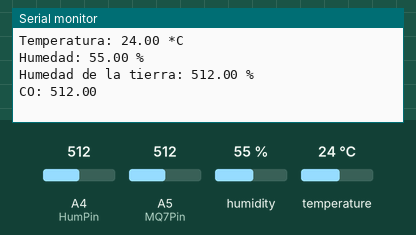
This sketch was run on a simulated Arduino Uno, built with avr-gcc and run on an emulated ATmega328P. Shown: the last lines printed to the serial monitor. The inputs (shaded band) are chosen by the test bench; at power-on: A4 (HumPin) = 512, A5 (MQ7Pin) = 512, humidity 55 %, temperature 24 °C.

Above: at 7.8 s.
7.9 s: A4 (HumPin) set to 107
At 8.9 s:
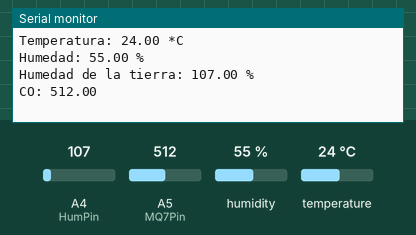
14.4 s: A4 (HumPin) set to 89
At 17.3 s:
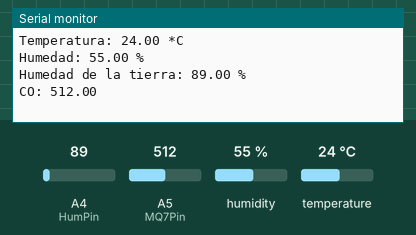
Timing chart, 0 to 18.8 s (numbered marks = the images above; inputs shaded):
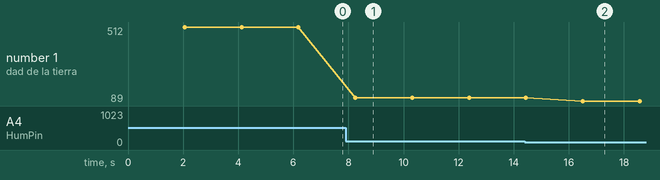

The sketch:

ArduinoUno.ino
```cpp
#include <SoftwareSerial.h>
#include "DHT.h"

//definir uso de pines digitales
#define DHTPin 13     //Pin dth
#define RelePin 12    //Pin rele

//pines de comunicacion
#define rxPin 2
#define txPin 3 //salida

//definir uso de sensores analogicos
int MQ7Pin = A5; //Sensor MQ7
int HumPin = A4; //Sensor humedad tierra


#define DHTTYPE DHT22   // Sensor DHT22

DHT dht(DHTPin, DHTTYPE);
//Declarar variables
float h,t, c, e;

//
SoftwareSerial Trans(rxPin, txPin);               //Pines para Rx y Tx.

void setup()
{
  pinMode (txPin , OUTPUT);
  Serial.begin(9600);
  Trans.begin(9600);                            //Velocidad de envío para la transmisión al NodeMCU.
  dht.begin();
}

void loop()
{

    delay(2000);
    h = dht.readHumidity();                      //Leemos humedad y temperatura respectivamente.
    t = dht.readTemperature();
    c = analogRead(A5);    //leer CO
    e = analogRead(A4);    //Leer humedad de tierra

    //Revisar sensor humedad y temperatura DHT22 revisa  que no este vacio e imprime datos
    if (isnan(h) || isnan(t))
    {
      Serial.println("Failed to read from DHT sensor!");
    }else
    {
      Serial.println("Uno");
      Serial.print("Temperatura: ");
      Serial.print(t);
      Serial.println(" *C ");
      Serial.print("Humedad: ");
      Serial.print(h);
      Serial.println(" %");
    }

    //Revisa sensor de humedad de la tierra revisa  que no este vacio e imprime datos
    if (isnan(e))
    {
      Serial.println("Failed to read from Earth sensor!");
    }
    else
    {
      Serial.print("Humedad de la tierra: ");
      Serial.print(e);
      Serial.println(" %");
    }

    //Revisa sensor MQ7 encargador de analizar CO revisa  que no este vacio e imprime datos
    if (isnan(c))
    {
      Serial.println("Failed to read from MQ7 sensor!");
    }
    else
    {
      Serial.print("CO: ");
      Serial.println(c);
    }

    Serial.print(" \n");

    //transfiere los datos con un char identificador
    Trans.println('T'+ String(t)+'H'+ String(h) + 'C' + String(c) + 'E' + String(e)); //enviar datos en una cadena
}
```

Measured:
- after the input at 7.9 s, the serial monitor: prints a new line after 0.35 s (image 1)
- after the input at 14.4 s, the serial monitor: prints a new line after 2.1 s (image 2)
- plotted number 1: 512 → 107 after the input at 7.9 s, 107 → 89 after the input at 14.4 s
